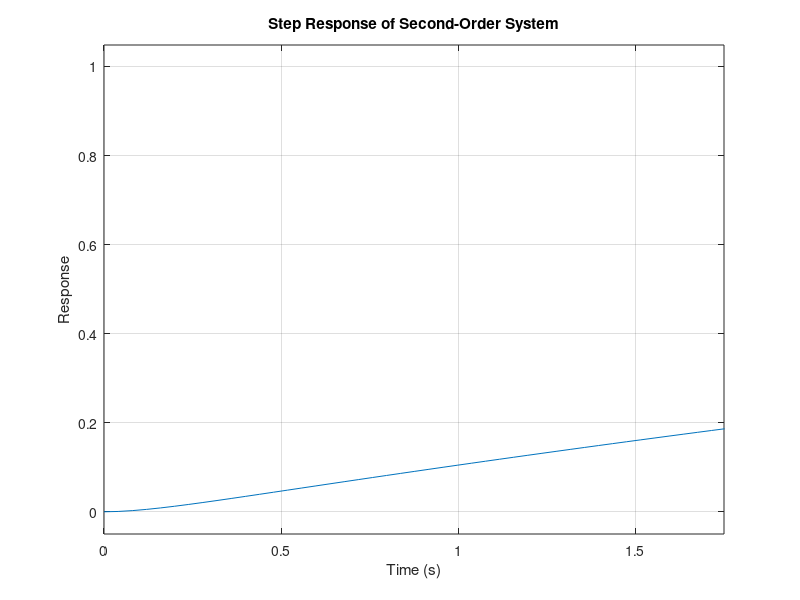

Source code (MATLAB):
clc; clear; 
% close all;

% Define system parameters
zeta =4;      % Damping ratio
wn = 1;          % Natural frequency (rad/s)

% Second-order system state-space representation
A2 = [0 1; -wn^2 -2*zeta*wn];
B2 = [0; wn^2];
C2 = [1 0];  % Output is displacement (x)
D2 = 0;

% Create state-space system
sys2 = ss(A2, B2, C2, D2);

% Plot step response
figure(3);
step(sys2);
xlim([0 1.75])
title('Step Response of Second-Order System');
xlabel('Time (s)');
ylabel('Response');
grid on;


% % Third-order system state-space representation
% A3 = [0 1 0; 0 0 1; -wn^3 -3*zeta*wn^2 -3*zeta^2*wn];
% B3 = [0; 0; wn^3];
% C3 = [1 0 0]; % Output is displacement (x)
% D3 = 0;
% 
% 
% % Plot Bode plot
% figure;
% bode(sys2);
% title('Bode Plot of Second-Order System');
% grid on;

% 
% % Create state-space system
% sys3 = ss(A3, B3, C3, D3);
% 
% % Plot step response
% figure;
% step(sys3);
% title('Step Response of Third-Order System');
% xlabel('Time (s)');
% ylabel('Response');
% grid on;
% 
% 
% 
% % Plot Bode plot
% figure;
% bode(sys3);
% title('Bode Plot of Third-Order System');
% grid on;